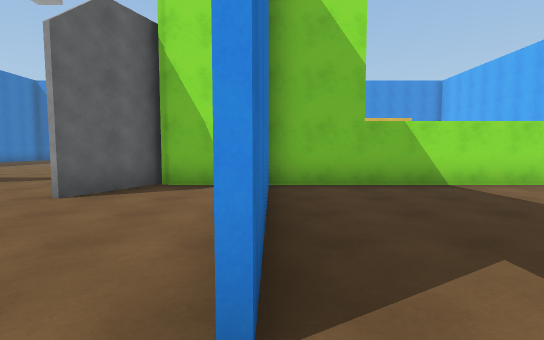
[1] (above)

16 first-person views from a walk through a scene from a Unity 3-D project. The camera is 1.4 m above the floor, tilts 4° down and sees 85° across. The floor is counted in squares, 2 m on a side. Each view is taken from the middle of a square. On the plan, view 1 faces up. The plan holds only what a view shows up to about 10 squares ahead; the rest is blank. The place goes on beyond the plan. The player character is not drawn. Surface patterns are stand-ins for the level's own textures.

[2]
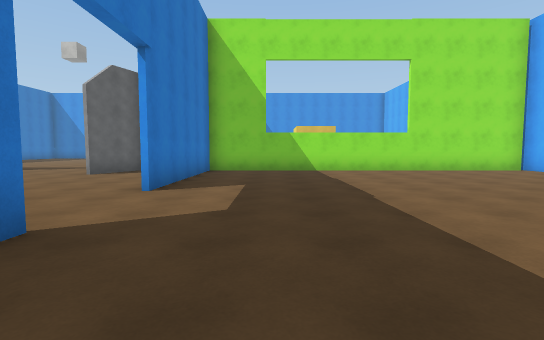

[3]
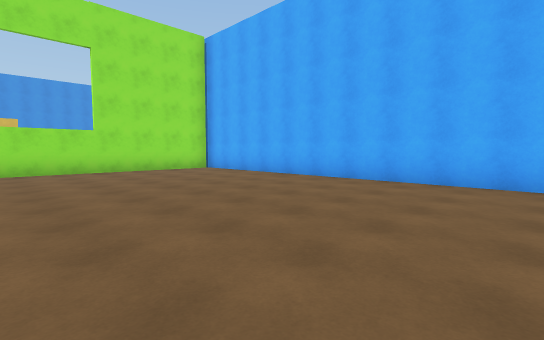

[4]
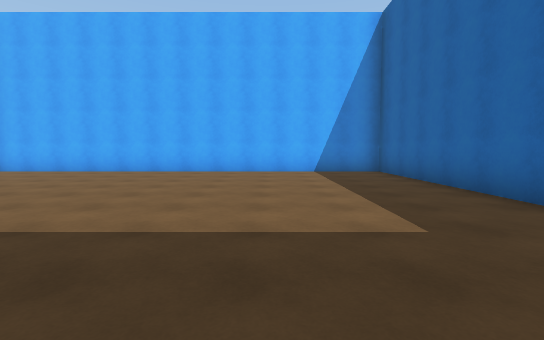

[5]
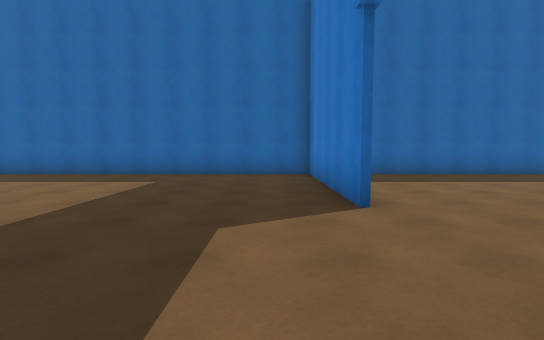

[6]
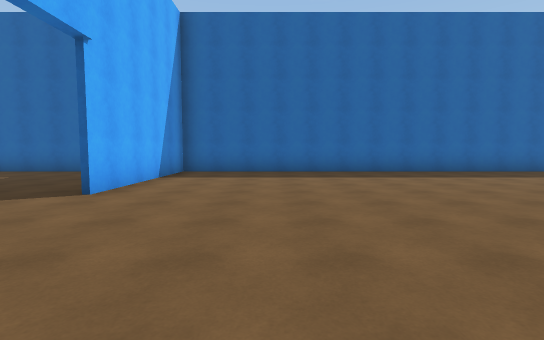

[7]
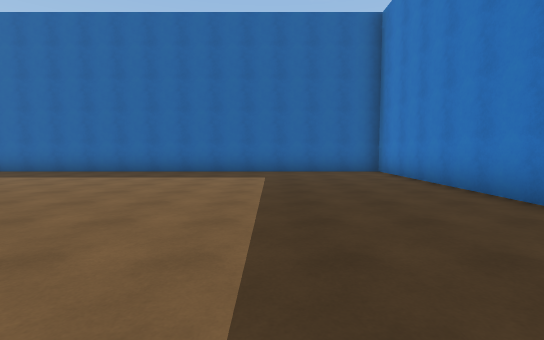

[8]
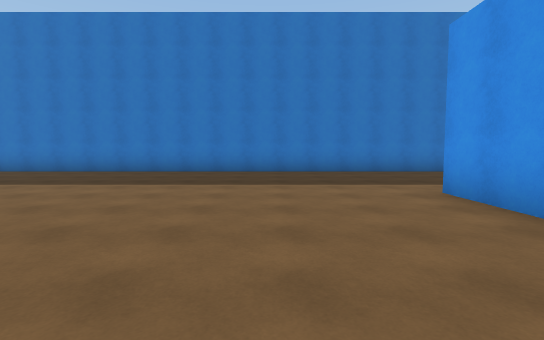

[9]
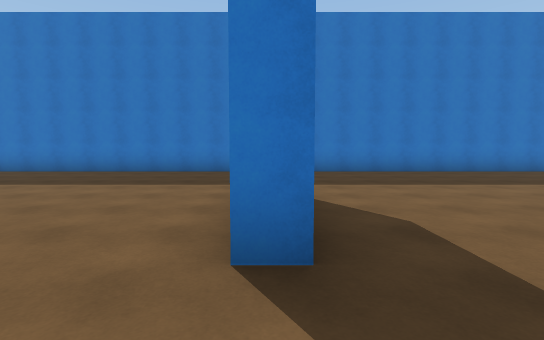

[10]
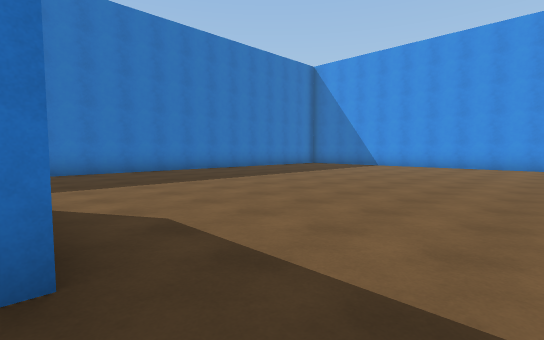

[11]
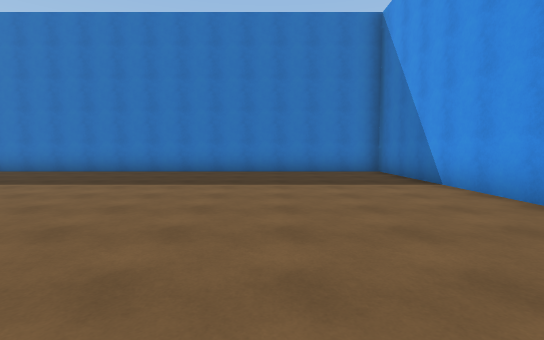

[12]
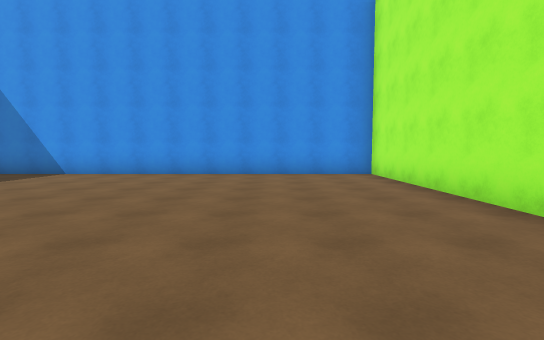

[13]
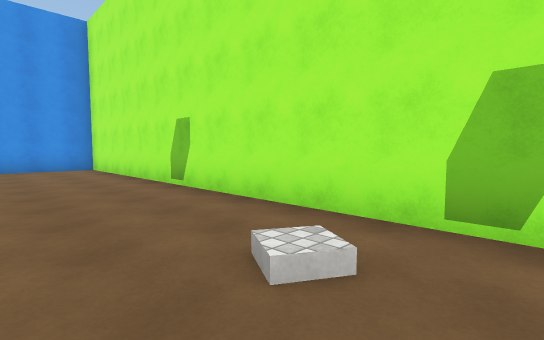

[14]
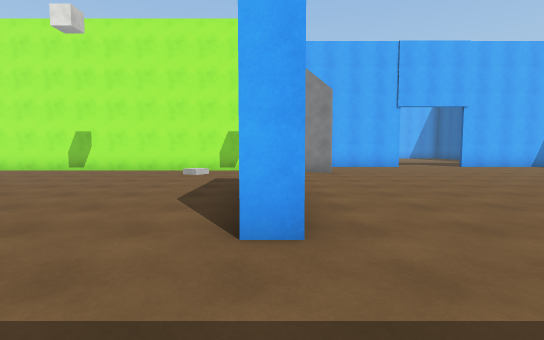

[15]
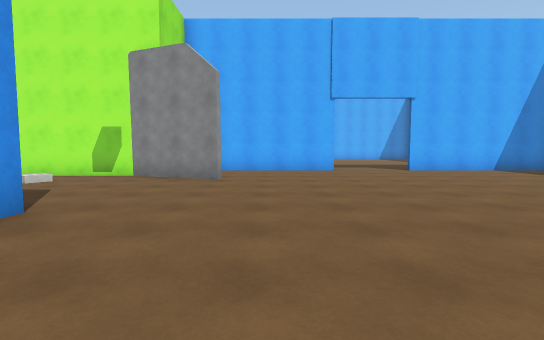

[16]
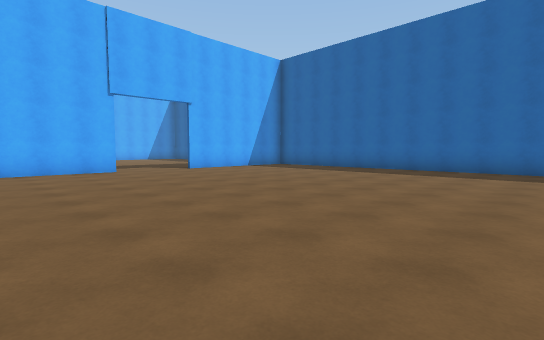

### Floor plan
Ten units are one square. View 1 is at (0, 0); x grows to the right and y downward. Boxes are objects, and circles mark ways between rooms. Rooms are numbered by the first view taken in them; rooms with no view inside come last. Other rooms are left out.
<svg viewBox="-149 -189 258 258">
<path fill="none" stroke="#000" d="M-1 15 -1 64M0 64 104 64 104 -58 -1 -58 -1 -9M-67 -64 -67 -58 -98 -58 -98 -62M-32 -42 -22 -67 -22 -184 -144 -184 -144 64 0 64M-22 -62 -31 -41M-11 -58 -22 -58M-2 -9 -2 -48M-2 64 -2 15"/>
<circle cx="0" cy="5" r="3" fill="#2a7"/>
<text x="50" y="0">1</text>
<text x="-80" y="-50">2</text>
</svg>
Room 1 opens to room 2.

Where each view was taken, in squares from view 1:
view 1: 0 up, 0 right, facing up
view 2: 4 down, 2 right, facing up
view 3: 4 down, 4 right, facing up-right
view 4: 3 down, 1 right, facing right
view 5: 2 up, 1 right, facing down
view 6: 3 up, 3 left, facing down
view 7: 3 up, 11 left, facing down
view 8: 3 up, 5 left, facing left
view 9: 6 up, 5 left, facing left
view 10: 6 up, 5 left, facing up-left
view 11: 15 up, 5 left, facing left
view 12: 10 up, 5 left, facing up
view 13: 7 up, 5 left, facing up-right
view 14: 6 up, 12 left, facing right
view 15: 3 up, 10 left, facing right
view 16: 4 up, 10 left, facing down-right
